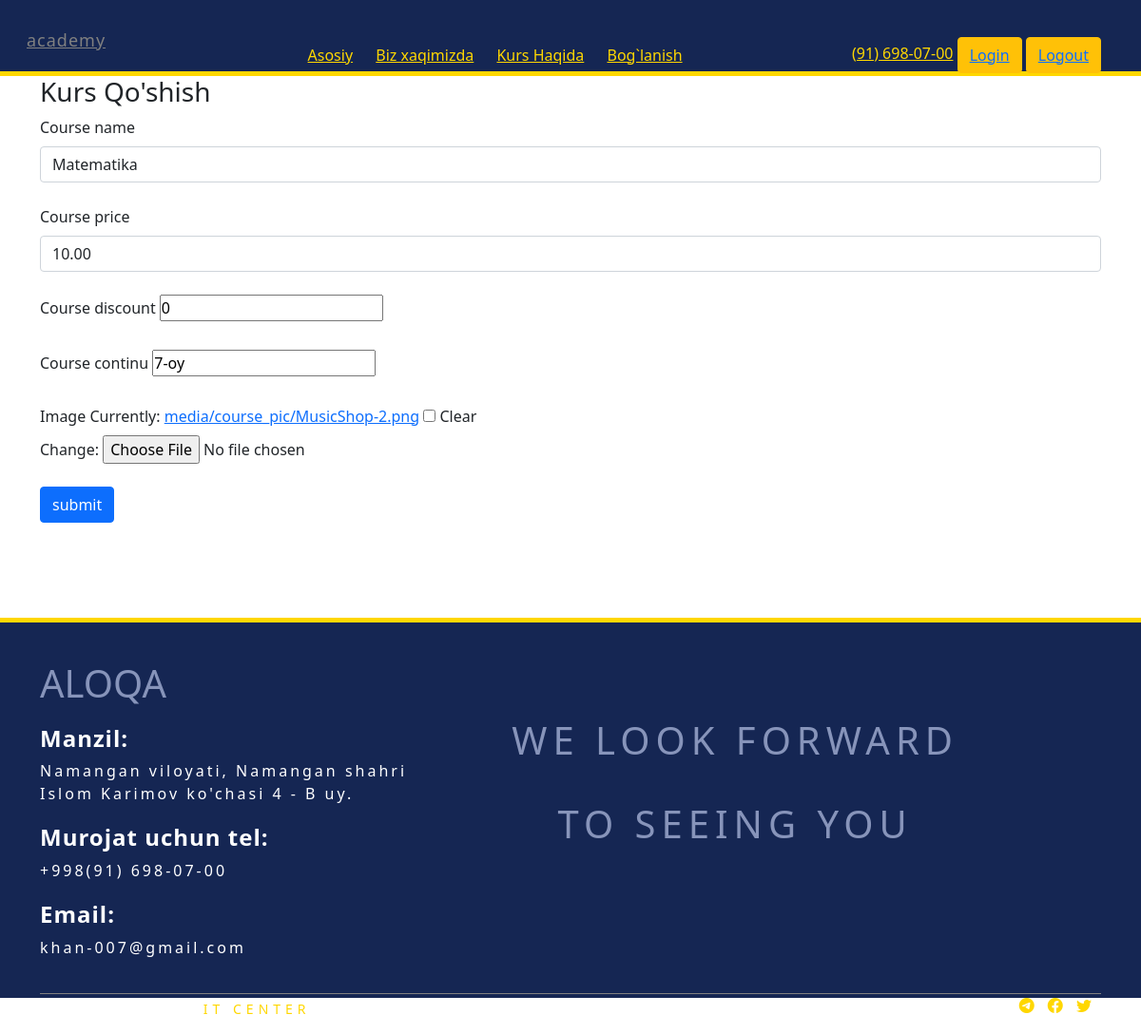
The page /edit-course/83e0fea7f114415486bfbb2776d2acf8/ on the database its author committed.
### app/models.py (models this page shows, shortened)
class CourseAddPage(models.Model):
    course_name = models.CharField(max_length=255,null=True, blank=True)
    course_price = models.DecimalField(max_digits=7,decimal_places=2,null=True, blank=True)
    course_discount = models.DecimalField(max_digits=7,decimal_places=0,null=True, blank=True)
    image = models.ImageField(upload_to='media/course_pic/',null=True, blank=True)
    course_continu = models.CharField(max_length=255,null=True, blank=True)
    slug = models.SlugField(null=True, blank=True)
    created = models.DateTimeField(auto_now_add=True,null=True, blank=True)
    id = models.UUIDField(default=uuid.uuid4, unique=True,
                          primary_key=True, editable=False)

### app/views.py (the view)
# urls.py: path('edit-course/<str:pk>/',editProject, name="edit-course"),
def editProject(request, pk):
    project = CourseAddPage.objects.get(id=pk)
    form = ProjectForm(instance=project)
    if request.method == 'POST':
        form = ProjectForm(request.POST, request.FILES, instance=project)
        if form.is_valid():
            form.save()
            return redirect('course')
    context = {'form': form}
    return render(request, 'project_form.html', context)

### app/forms.py
class ProjectForm(ModelForm):
    class Meta:
        model = CourseAddPage
        fields = ['course_name', 'course_price', 'course_discount','course_continu','image',]
    def __init__(self, *args, **kwargs):
        super(ProjectForm, self).__init__(*args, **kwargs)
        self.fields['course_name'].widget.attrs.update(
            {'class': 'form-control'})
        self.fields['course_price'].widget.attrs.update(
            {'class': 'form-control', })

### templates/project_form.html (shortened to what this page needs)
{% extends 'base.html' %}
{% block content %}
<div class="container">
{% if request == 'edit-course' %}
    <h3>Kursni tahrirlash</h3>
{% else %}
    <h3>Kurs Qo'shish</h3>
{% endif %}
    <form method="post" enctype="multipart/form-data">
        {% for field in form %}
        <div class="mb-4">
            <label for="exampleInputPassword1" class="form-label">{{field.label}}</label>
            {{field}}
        </div>
        {% endfor %}
        <input class="btn btn-primary" type="submit" value="submit">
    </form>
</div>
{% endblock %}

### static/style/tiger.css (style rules this page uses)
* { margin: 0; padding: 0; box-sizing: border-box; }
body { font-family: 'Montserrat', sans-serif; font-family: 'Poppins', sans-serif; }
a { text-decoration: none; }
.container { width: 100%; max-width: 1300px; margin: auto; padding: 0 5px; }
:root { --main: #121227; --oq: #fff; --shadow: rgba(60, 64, 67, 0.3) 0px 1px 2px 0px, rgba(60, 64, 67, 0.15) 0px 1px 3px 1px; --gold: #f0c040; --green: rgb(17, 233, 17); --light-blue: #343449; --navbar-and-footer: #152653; }

### rows shown on the page
CourseAddPage: form "Matematika" "10.00" "0" "7-oy"

### other values the page prints
{{ field.label }} "Course name" "Course price" "Course discount" "Course continu" "Image"
